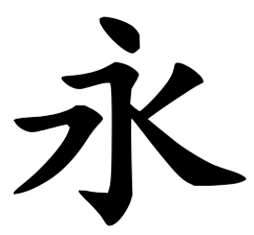
#> input picture image/yong.png, 254 x 235 px
$ python shake.py
#> lines starting #> are read from the running program, lines starting #| are printed output that depends on the picture; after the words box and inside, x2 and y2 are one past the last pixel; in counts of white or black regions, pixels touching at a corner belong together
import cv2
import numpy as np
import sys
img = cv2.imread("./image/yong.png",0)
#> img is the input picture: shape (235, 254); min 0, max 255, mean 204.4

height,width = img.shape
#> height = 235; width = 254
if height % 2 != 0:
    height -= 1
#> height = 234

if width % 2 != 0:
    width -= 1

if height > width:
    img=np.rot90(img)
    height,width = width,height

k_size = 2
def change(gray,img):
    step = int(255/(k_size*k_size+1))
    k1 = range(0,step)
    k2 = range(step,2*step)
    k3 = range(2*step,3*step)
    k4 = range(3*step,4*step)
    k5 = range(4*step,255+1)
    if gray in k1:
        img[0][0] = 0
        img[0][1] = 0
        img[1][0] = 0
        img[1][1] = 0
    if gray in k2:
        img[0][0] = 0
        img[0][1] = 0
        img[1][0] = 255
        img[1][1] = 0
    if gray in k3:
        img[0][0] = 0
        img[0][1] = 255
        img[1][0] = 255
        img[1][1] = 0
    if gray in k4:
        img[0][0] = 0
        img[0][1] = 255
        img[1][0] = 255
        img[1][1] = 255
    if gray in k5:
        img[0][0] = 255
        img[0][1] = 255
        img[1][0] = 255
        img[1][1] = 255

for h in range(0,height,k_size):
    for w in range(0,width,k_size):
        gray = int(sum([img[h][w],img[h][w+1],img[h+1][w],img[h+1][w+1]])/(k_size*k_size)) # 计算2x2矩阵中灰度平均值
        temp = img[h:h+2,w:w+2] # 取样
        change(gray,temp) # 将取样的矩阵根据其灰度值进行处理

ret,img=cv2.threshold(img,127,255,cv2.THRESH_BINARY)
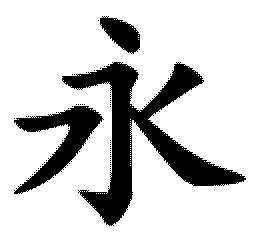
#> img: shape (235, 254); 80.2% white; 62 black regions (59 under 20 px), largest, box (x1, y1, x2, y2) and area: (62, 62, 246, 226) 8154, (14, 106, 104, 194) 2737, (100, 16, 140, 54) 875
# img = cv2.resize(img,(128,64))
cv2.imwrite("./image/output2.png",img)
cv2.imshow("title",img)
cv2.waitKey(0)
cv2.destroyAllWindows()
